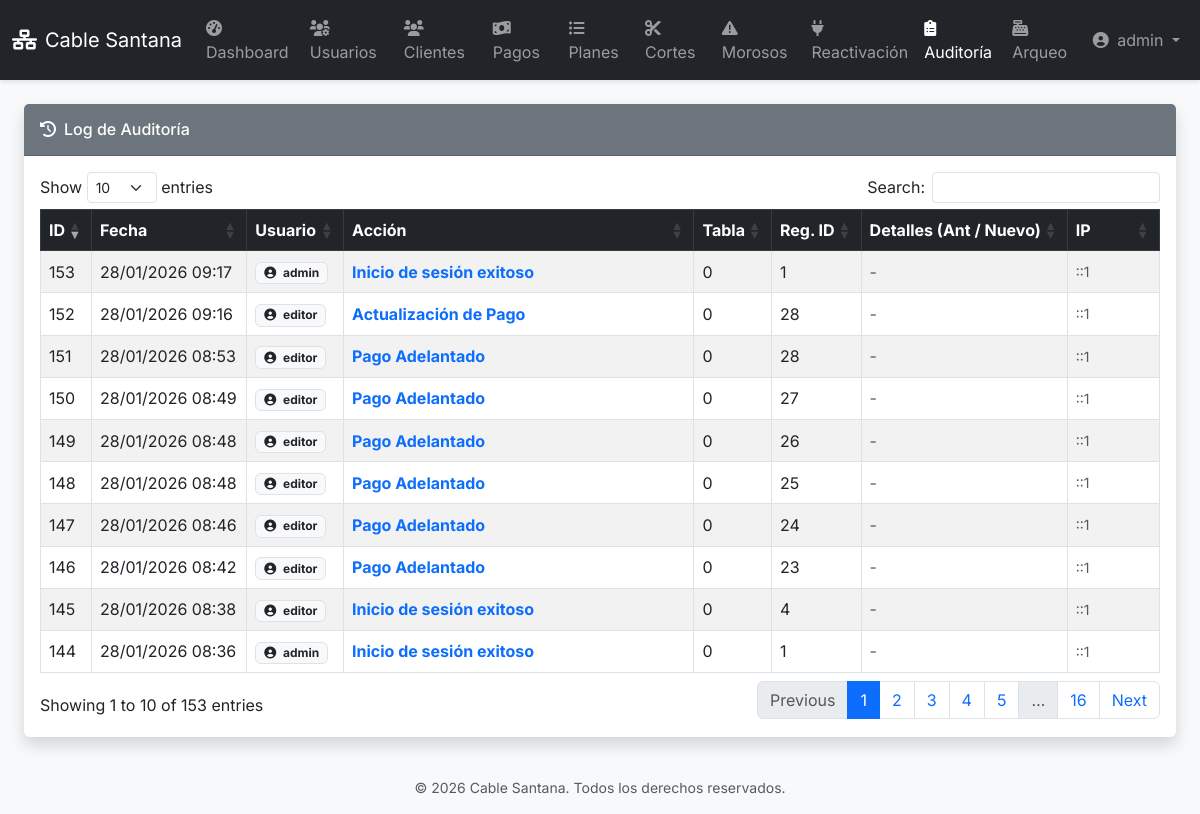
The app's page /audit_ui.php (signed in) with its own data.
### tables this page shows
CREATE TABLE `auditoria` (
  `id` int NOT NULL,
  `usuario_id` int DEFAULT NULL,
  `accion` varchar(255) NOT NULL,
  `tabla_afectada` varchar(100) DEFAULT NULL,
  `registro_afectado_id` int DEFAULT NULL,
  `detalle_anterior` text,
  `detalle_nuevo` text,
  `direccion_ip` varchar(45) DEFAULT NULL,
  `fecha_accion` timestamp NOT NULL DEFAULT CURRENT_TIMESTAMP
);

CREATE TABLE `usuarios` (
  `id` int NOT NULL,
  `cliente_id` int DEFAULT NULL,
  `nombre_usuario` varchar(50) NOT NULL,
  `contrasena` varchar(255) NOT NULL,
  `email` varchar(100) DEFAULT NULL,
  `rol` enum('administrador','editor','cliente') NOT NULL,
  `activo` tinyint(1) NOT NULL DEFAULT '1',
  `fecha_creacion` timestamp NOT NULL DEFAULT CURRENT_TIMESTAMP
);

### audit_model.php (called while the page is built, shortened)
<?php
function getAllAuditLogs(): array {
    $conn = connectDB();
    $sql = "SELECT a.*, u.nombre_usuario FROM auditoria a LEFT JOIN usuarios u ON a.usuario_id = u.id ORDER BY a.fecha_accion DESC LIMIT 1000";
    $result = $conn->query($sql);
    $logs = [];
    if ($result && $result->num_rows > 0) {
        while ($row = $result->fetch_assoc()) {
            $logs[] = $row;
        }
    }
    return $logs;
}
?>

### audit_ui.php (the view, shortened to what this page needs)
<?php
require_once 'audit_model.php';
$audit_logs = getAllAuditLogs();
function renderAuditDetails(?string $jsonString): string
{
    $data = json_decode($jsonString, true);
    if (is_array($data)) {
        $uniqId = substr(md5($jsonString . rand()), 0, 8);
        $html = '<button class="btn btn-sm btn-info text-white mb-1" type="button" data-bs-toggle="collapse" data-bs-target="#desc_' . $uniqId . '" aria-expanded="false">';
        $html .= '<i class="fas fa-eye"></i> Ver JSON';
        $html .= '</button>';
        $html .= '<div class="collapse" id="desc_' . $uniqId . '">';
        $html .= '<pre style="font-size: 0.75em; max-height: 150px; overflow-y: auto;" class="bg-light p-2 border rounded mt-1">';
        $html .= htmlspecialchars(print_r($data, true));
        $html .= '</pre>';
        $html .= '</div>';
        return $html;
    }
    return htmlspecialchars($jsonString);
}
require_once 'header.php';
?>
<div class="row">
    <div class="col-12">
        <div class="card shadow mb-4">
            <div class="card-header py-3 bg-secondary text-white d-flex justify-content-between align-items-center">
                <h6 class="m-0 font-weight-bold"><i class="fas fa-history me-2"></i>Log de Auditoría</h6>
            </div>
            <div class="card-body">
                <div class="table-responsive">
                    <table class="table table-bordered table-striped table-hover align-middle dt-responsive nowrap"
                        id="dataTableAudit" width="100%" cellspacing="0">
                        <thead class="table-dark">
                            <tr>
                                <th>ID</th>
                                <th>Fecha</th>
                                <th>Usuario</th>
                                <th>Acción</th>
                                <th>Tabla</th>
                                <th>Reg. ID</th>
                                <th>Detalles (Ant / Nuevo)</th>
                                <th>IP</th>
                            </tr>
                        </thead>
                        <tbody>
                            <?php foreach ($audit_logs as $log): ?>
                                <tr>
                                    <td><?php echo $log['id']; ?></td>
                                    <td style="white-space: nowrap;">
                                        <?php echo date('d/m/Y H:i', strtotime($log['fecha_accion'])); ?>
                                    </td>
                                    <td>
                                        <span class="badge bg-light text-dark border">
                                            <i class="fas fa-user-circle me-1"></i>
                                            <?php echo htmlspecialchars($log['nombre_usuario'] ?? 'N/A'); ?>
                                        </span>
                                    </td>
                                    <td class="fw-bold text-primary"><?php echo htmlspecialchars($log['accion']); ?></td>
                                    <td><?php echo htmlspecialchars($log['tabla_afectada'] ?? '-'); ?></td>
                                    <td><?php echo htmlspecialchars($log['registro_afectado_id'] ?? '-'); ?></td>
                                    <td>
                                        <?php if ($log['detalle_anterior'] || $log['detalle_nuevo']): ?>
                                            <div class="d-flex flex-column gap-1">
                                                <?php if ($log['detalle_anterior']): ?>
                                                    <div class="small text-muted border-bottom pb-1 mb-1">
                                                        <strong>Ant:</strong>
                                                        <?php echo renderAuditDetails($log['detalle_anterior']); ?>
                                                    </div>
                                                <?php endif; ?>
                                                <?php if ($log['detalle_nuevo']): ?>
                                                    <div class="small">
                                                        <strong>New:</strong>
                                                        <?php echo renderAuditDetails($log['detalle_nuevo']); ?>
                                                    </div>
                                                <?php endif; ?>
                                            </div>
                                        <?php else: ?>
                                            <span class="text-muted">-</span>
                                        <?php endif; ?>
                                    </td>
                                    <td class="small text-muted"><?php echo htmlspecialchars($log['direccion_ip']); ?></td>
                                </tr>
                            <?php endforeach; ?>
                        </tbody>
                    </table>
                </div>
            </div>
        </div>
    </div>
</div>
<?php require_once 'footer.php'; ?>

### header.php (shortened to what this page needs)
<?php
function isActive($page)
{
    return basename($_SERVER['PHP_SELF']) == $page ? 'active' : '';
}
?>
<!DOCTYPE html>
<html lang="es">
<head>
    <link href="https://cdn.jsdelivr.net/npm/bootstrap@5.3.0/dist/css/bootstrap.min.css" rel="stylesheet">
    <link rel="stylesheet" href="https://cdnjs.cloudflare.com/ajax/libs/font-awesome/6.0.0/css/all.min.css">
    <link rel="stylesheet" href="https://cdn.datatables.net/1.11.5/css/dataTables.bootstrap5.min.css">
</head>
<body>
    <nav class="navbar navbar-expand-lg navbar-dark bg-dark mb-4">
        <div class="container-fluid">
            <a class="navbar-brand" href="dashboard.php">
                <i class="fas fa-network-wired me-2"></i>Cable Santana
            </a>
            <div class="collapse navbar-collapse" id="navbarMain">
                <ul class="navbar-nav me-auto mb-2 mb-lg-0">
                    <?php if (isset($_SESSION['rol']) && $_SESSION['rol'] === 'administrador'): ?>
                        <li class="nav-item">
                            <a class="nav-link <?php echo isActive('dashboard.php'); ?>" href="dashboard.php">
                                <i class="fas fa-tachometer-alt me-1"></i> Dashboard
                            </a>
                        </li>
                    <?php endif; ?>
                    <li class="nav-item">
                        <a class="nav-link <?php echo isActive('users_ui.php'); ?>" href="users_ui.php">
                            <i class="fas fa-users-cog me-1"></i> Usuarios
                        </a>
                    </li>
                    <li class="nav-item">
                        <a class="nav-link <?php echo isActive('clients_ui.php'); ?>" href="clients_ui.php">
                            <i class="fas fa-users me-1"></i> Clientes
                        </a>
                    </li>
                    <li class="nav-item">
                        <a class="nav-link <?php echo isActive('payments_ui.php'); ?>" href="payments_ui.php">
                            <i class="fas fa-money-bill-wave me-1"></i> Pagos
                        </a>
                    </li>
                    <li class="nav-item">
                        <a class="nav-link <?php echo isActive('plans_ui.php'); ?>" href="plans_ui.php">
                            <i class="fas fa-list-ul me-1"></i> Planes
                        </a>
                    </li>
                    <?php if (isset($_SESSION['rol']) && ($_SESSION['rol'] === 'administrador' || $_SESSION['rol'] === 'editor')): ?>
                        <li class="nav-item">
                            <a class="nav-link <?php echo isActive('cortes_ui.php'); ?>" href="cortes_ui.php">
                                <i class="fas fa-cut me-1"></i> Cortes
                            </a>
                        </li>
                        <li class="nav-item">
                            <a class="nav-link <?php echo isActive('morosos_ui.php'); ?>" href="morosos_ui.php">
                                <i class="fas fa-exclamation-triangle me-1"></i> Morosos
                            </a>
                        </li>
                        <li class="nav-item">
                            <a class="nav-link <?php echo isActive('reactivacion_ui.php'); ?>" href="reactivacion_ui.php">
                                <i class="fas fa-plug me-1"></i> Reactivación
                            </a>
                        </li>
                        <li class="nav-item">
                            <a class="nav-link <?php echo isActive('audit_ui.php'); ?>" href="audit_ui.php">
                                <i class="fas fa-clipboard-list me-1"></i> Auditoría
                            </a>
                        </li>
                        <?php if ($_SESSION['rol'] === 'administrador'): ?>
                        <li class="nav-item">
                            <a class="nav-link <?php echo isActive('arqueo_ui.php'); ?>" href="arqueo_ui.php">
                                <i class="fas fa-cash-register me-1"></i> Arqueo
                            </a>
                        </li>
                        <?php endif; ?>
                    <?php endif; ?>
                </ul>
                <ul class="navbar-nav ms-auto">
                    <li class="nav-item dropdown">
                        <a class="nav-link dropdown-toggle" href="#" id="userDropdown" role="button"
                            data-bs-toggle="dropdown" aria-expanded="false">
                            <i class="fas fa-user-circle me-1"></i>
                            <?php echo htmlspecialchars($_SESSION['username'] ?? 'Usuario'); ?>
                        </a>
                    </li>
                </ul>
            </div>
        </div>
    </nav>
    <div class="container-fluid px-2 px-md-4 mt-3 mt-md-0">

### footer.php (shortened to what this page needs)
</div>
<footer class="footer mt-auto py-3 bg-light text-center text-muted small">
    <div class="container">
        <span>&copy;
            <?php echo date("Y"); ?> Cable Santana. Todos los derechos reservados.
        </span>
    </div>
</footer>
</body>
</html>

### records on screen
auditoria: id "153", fecha_accion "28/01/2026 09:17", usuario.nombre_usuario "admin", accion "Inicio de sesión exitoso", tabla_afectada "0", registro_afectado "1", direccion_ip "::1"
auditoria: id "152", fecha_accion "28/01/2026 09:16", usuario.nombre_usuario "editor", accion "Actualización de Pago", tabla_afectada "0", registro_afectado "28", direccion_ip "::1"
auditoria: id "151", fecha_accion "28/01/2026 08:53", usuario.nombre_usuario "editor", accion "Pago Adelantado", tabla_afectada "0", registro_afectado "28", direccion_ip "::1"
auditoria: id "150", fecha_accion "28/01/2026 08:49", usuario.nombre_usuario "editor", accion "Pago Adelantado", tabla_afectada "0", registro_afectado "27", direccion_ip "::1"
auditoria: id "149", fecha_accion "28/01/2026 08:48", usuario.nombre_usuario "editor", accion "Pago Adelantado", tabla_afectada "0", registro_afectado "26", direccion_ip "::1"
auditoria: id "148", fecha_accion "28/01/2026 08:48", usuario.nombre_usuario "editor", accion "Pago Adelantado", tabla_afectada "0", registro_afectado "25", direccion_ip "::1"
auditoria: id "147", fecha_accion "28/01/2026 08:46", usuario.nombre_usuario "editor", accion "Pago Adelantado", tabla_afectada "0", registro_afectado "24", direccion_ip "::1"
auditoria: id "146", fecha_accion "28/01/2026 08:42", usuario.nombre_usuario "editor", accion "Pago Adelantado", tabla_afectada "0", registro_afectado "23", direccion_ip "::1"
auditoria: id "145", fecha_accion "28/01/2026 08:38", usuario.nombre_usuario "editor", accion "Inicio de sesión exitoso", tabla_afectada "0", registro_afectado "4", direccion_ip "::1"
auditoria: id "144", fecha_accion "28/01/2026 08:36", usuario.nombre_usuario "admin", accion "Inicio de sesión exitoso", tabla_afectada "0", registro_afectado "1", direccion_ip "::1"

### other values on screen
$_SESSION['username'] "admin"
